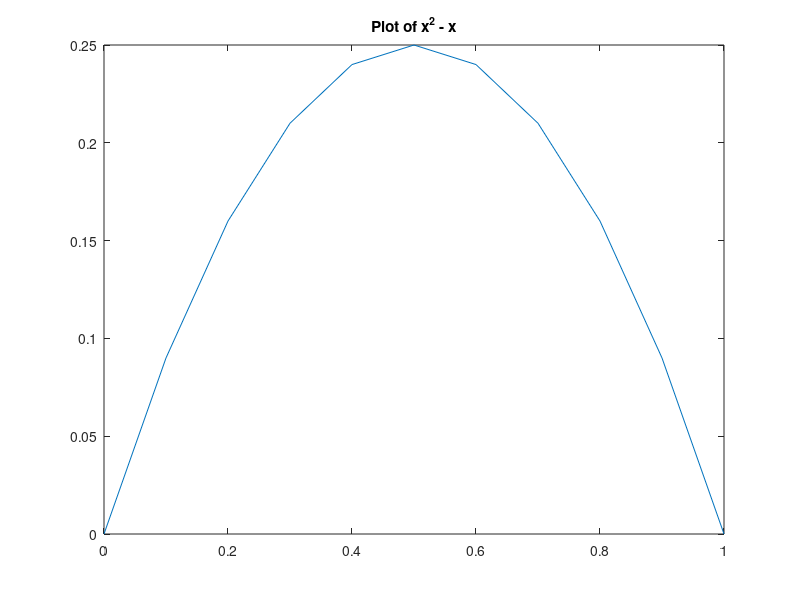

MATLAB code to generate this figure: (Note: this script raises an error after producing the figure.)
clear all
close all
%% Morgan Yost, MATH 502 HW 1
%% Problem 3
x = 0:.1:1;
figure(1)
plot(x, abs(x.^2-x))
title('Plot of x^2 - x')
%% Problem 4
x = [.2 .4 .6 .8 1];
h = .2;
U = x.^2-x;
%Part a
U_inf = max(abs(U));
%Part b
U_1 = h*sum(abs(U));
%Part c
U_2 = sqrt(h*sum(U.^2));
%% Exercise 1.2
%Part a
u = [1 1 1 1 1;
     -2 -1 0 1 2;
     2 .5 0 .5 2;
     -4/3 -1/6 0 1/6 4/3;
     2/3 1/24 0 1/24 2/3];
v = [0; 0; 1; 0; 0];
C = inv(u)*v;
fprintf('Using the method of undetermined coefficients, \n')
fprintf('I found the coeffiecients to be:\n')
fprintf('%f \n\n', C);
%Part b
fprintf('Using fdstencil:\n')
[c, err0, err1] = fdstencil(2, -2:2);
if(u*c' ~= v)
    fprintf('Error: mismatched results \n')
else
    fprintf('Sucessful Match!\n\n')
end
%Part c
x0 = ones(length(c),1);
hCoeff = [-2 -1 0 1 2]';
hvals = logspace(-1, -4, 13);
count = 1;
for h = hvals
    result(count) = sum(c'.*sin(x0+h.*hCoeff));
    err(count) = abs(4*sin(2)-result(count));
    exptError(count) = abs(err0*h^3*cos(2) + err1*h^4*sin(2));
    count = count+1;
end

%plots
figure(2)
loglog(hvals, err)
title('Part A error versus hvals')
xlabel('h')
ylabel('error')
figure(3)
loglog(hvals, exptError)
title('Part B error versus hvals')
xlabel('h')
ylabel('error')

%make table for latex
fprintf('Error table:')
for i = 1:length(hvals)
    fprintf('%.16f & %.16f & %.18f \\\\ \n', hvals(i), err(i), exptError(i));
end

